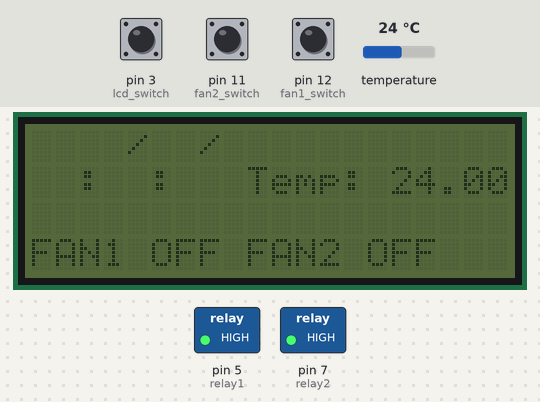
The sketch below on a simulated Arduino Nano, built with avr-gcc and run on an emulated ATmega328P. On the bench: 20×4 character LCD, switched loads named in the sketch (green lamp = pin HIGH). Wiring (inferred from the names in the program): DS1307 clock at I2C address 0x68. The inputs (shaded band) are chosen by the test bench; at power-on: pin 11 (fan2_switch) LOW, pin 12 (fan1_switch) LOW, temperature 24 °C, pin 3 (lcd_switch) LOW. The local clock reads 2024-03-15 10:24:30 at power-on unless the sketch sets it.

Above: at 1.2 s.
1.3 s: pin 11 (fan2_switch) pulled HIGH for 1.35 s
At 3.5 s:
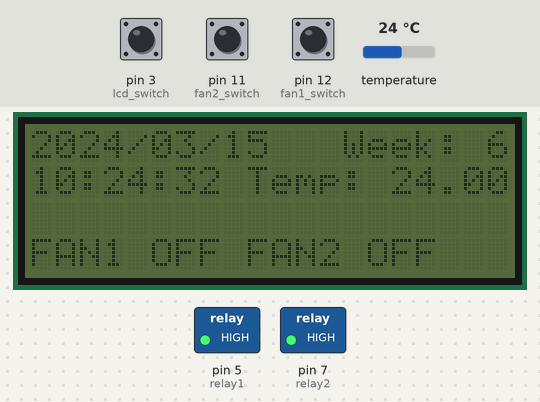
4.4 s: pin 12 (fan1_switch) pulled HIGH for 1.35 s
At 5.4 s:
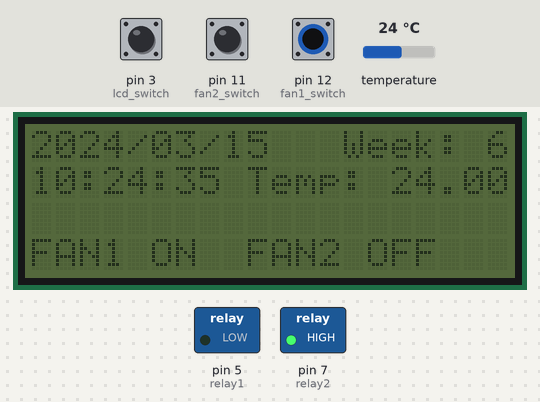
7.2 s: temperature set to 29.6 °C
At 9.0 s:
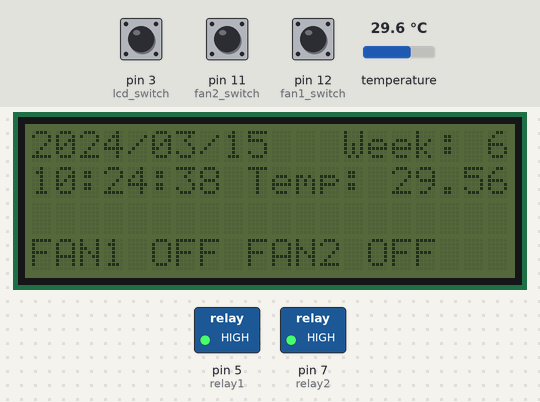
9.7 s: temperature set to 30.6 °C
At 11.1 s:
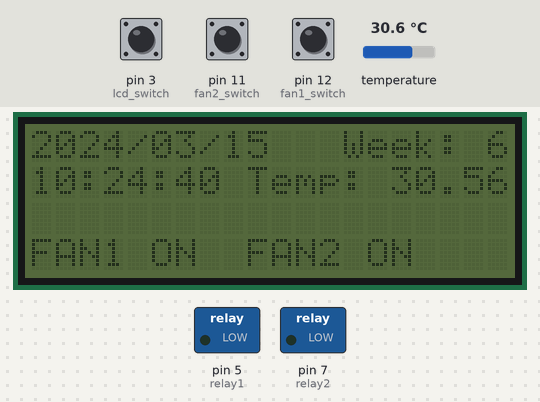
14.2 s: pin 3 (lcd_switch) pulled HIGH for 1.35 s
At 16.3 s:
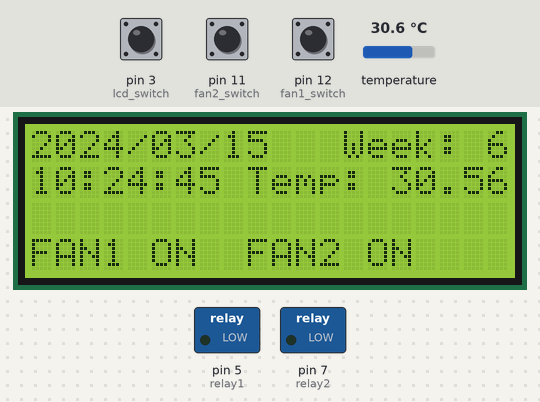
17.0 s: temperature set to 28 °C
At 19.9 s:
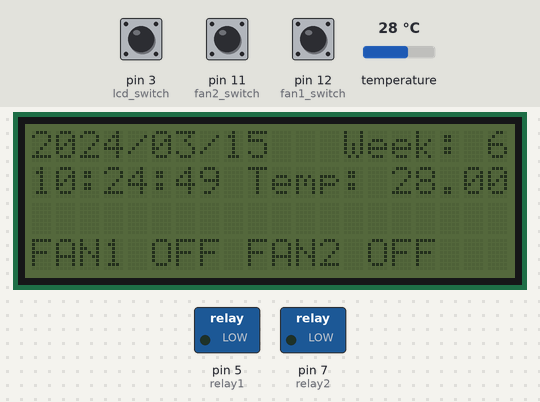
Timing chart, 0 to 21.4 s (numbered marks = the images above; inputs shaded):
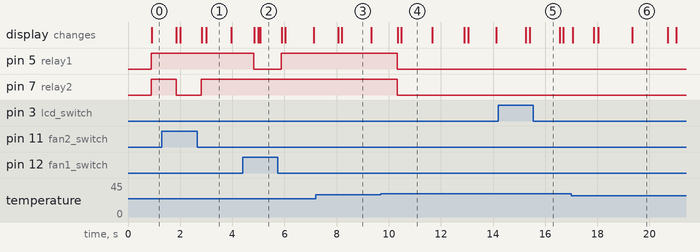

The sketch:

Temperature-and-cooling-fish-tank.ino
```cpp
/*
Ver.0.0.2
2018/05/25
add fish_temp > 28 c then fan open


Ver0.0.1
08:0-20:00 Open FAN
LCD display Time & Temperature & FAN1 FAN2 states.
Arduino Nano

SimpleTimer library for Arduino  //timer
https://github.com/jfturcot/SimpleTimer

Dallas_Temperature_Control_Library //DS1820
https://github.com/milesburton/Arduino-Temperature-Control-Library

LiquidCrystal_I2C Library  //2004 I2C LCD
https://github.com/marcoschwartz/LiquidCrystal_I2C

DS1307 Sample Code (Chinese)
http://lolikitty.pixnet.net/blog/post/145656536


*/
#include <OneWire.h>
#include <DallasTemperature.h>
#include <Wire.h>
#include <LiquidCrystal_I2C.h>
#include <SimpleTimer.h>

#define ONE_WIRE_BUS 14  //ds1820 pin

OneWire oneWire(ONE_WIRE_BUS);
DallasTemperature sensors(&oneWire);
LiquidCrystal_I2C lcd(0x27, 20, 4); //i2c address,20 character,4line

SimpleTimer timer;

const byte DS1307_I2C_ADDRESS = 0x68; // DS1307 (I2C) 地址address
const byte NubberOfFields = 7; // DS1307 (I2C) 資料範圍 Data range

int y; // 年year
byte m, d, w, h, mi, s; // 月 month/日 date/週week day/時 hour/分 minute/秒sec

const int lcd_switch=3;
const int fan1_switch=12;
const int fan2_switch=11;

const int relay1=5;
const int relay2=7;

int lcd_backlight;
int fan1;
int fan2;


float fish_tempL=30.0;
float fish_tempS=27.0;
float fish_temp1;

void setup(void)
{
  pinMode(relay1,OUTPUT);
  pinMode(relay2,OUTPUT);
  Wire.begin();
  lcd.init();
  lcd.backlight();
 // Serial.begin(9600);
  //Serial.println("Temperature Sensor");
  // 初始化 init
  sensors.begin();
  //setTime(18,5,27,7,20,25,30);

  lcd.setCursor(4, 0); //set lcd,character 4, line 0
  lcd.print("/"); //print / at character 4 line 0
  lcd.setCursor(7, 0);
  lcd.print("/");
  lcd.setCursor(2, 1);
  lcd.print(":");
  lcd.setCursor(5, 1);
  lcd.print(":");
}

void loop(void)
{
  timer.run();

  //Sensor conversion temperature.
  sensors.requestTemperatures();

  // 取得溫度讀數（攝氏）並輸出， Get  temperature(Celsius).
  // 參數0代表匯流排上第0個1-Wire裝置  0 is One-Wire bus first Sensor.
  //Serial.println(sensors.getTempCByIndex(0));
  timer.setInterval(1000, getTime); // 取得時間
  timer.setInterval(1000, digitalClockDisplay); // 顯示時間

  lcd.setCursor(9, 1);
  lcd.print("Temp: ");
  lcd.print(sensors.getTempCByIndex(0));  //display temperature.
  fish_temp1=sensors.getTempCByIndex(0);

  lcd.setCursor(0, 3);
  lcd.print("FAN1 OFF");
  lcd.setCursor(9, 3);
  lcd.print("FAN2 OFF");

  lcd_backlight=digitalRead(lcd_switch);
  if(lcd_backlight==HIGH)  //open or close LCD backlight.
    lcd.backlight();
  else
    lcd.noBacklight();

  fan1=digitalRead(fan1_switch);
  fan2=digitalRead(fan2_switch);

  if((h>=8)||(h<=22))  //8:00-20:00 open fan
  {
    if(fan1==HIGH)
    {
      digitalWrite(relay1,LOW); //relay is LOW working
      lcd.setCursor(0, 3);
      lcd.print("FAN1 ON ");
     // Serial.println("FAN1 0");
    }
    else
    {
        if(fish_temp1>fish_tempL)
        {
            digitalWrite(relay1,LOW); //relay is LOW working
            lcd.setCursor(0, 3);
            lcd.print("FAN1 ON ");
           // Serial.println("FAN1 0");

        }
        if(fish_temp1<fish_tempS)
        {
            digitalWrite(relay1,HIGH);
            lcd.setCursor(0, 3);
            lcd.print("FAN1 OFF");
            //Serial.println("FAN1 1");
        }
    }
  }
  else
  {
    digitalWrite(relay1,HIGH);
    lcd.setCursor(0, 3);
    lcd.print("FAN1 OFF");
   // Serial.println("FAN1 2");
  }
  if((h>=8)||(h<=20))
  {
    if(fan2==HIGH)
    {
      digitalWrite(relay2,LOW);
      lcd.setCursor(9, 3);
      lcd.print("FAN2 ON ");
    }
    else
    {
        if(fish_temp1>fish_tempL)
        {
            digitalWrite(relay2,LOW);
            lcd.setCursor(9, 3);
            lcd.print("FAN2 ON ");

        }
      if(fish_temp1<fish_tempS)
      {
            digitalWrite(relay2,HIGH);
            lcd.setCursor(9, 3);
            lcd.print("FAN2 OFF");
      }
    }
  }
  else
  {
    digitalWrite(relay2,HIGH );
    lcd.setCursor(9, 3);
    lcd.print("FAN2 OFF");
  }

  delay(120);
}


// BCD 轉 DEC
byte bcdTodec(byte val) {
  return ((val / 16 * 10) + (val % 16));
}

// DEC 轉 BCD
byte decToBcd(byte val) {
  return ((val / 10 * 16) + (val % 10));
}

// 設定時間
void setTime(byte y, byte m, byte d, byte w, byte h, byte mi, byte s) {
  Wire.beginTransmission(DS1307_I2C_ADDRESS);
  Wire.write(0);
  Wire.write(decToBcd(s));
  Wire.write(decToBcd(mi));
  Wire.write(decToBcd(h));
  Wire.write(decToBcd(w));
  Wire.write(decToBcd(d));
  Wire.write(decToBcd(m));
  Wire.write(decToBcd(y));
  Wire.endTransmission();
}

// 取得時間
void getTime() {
  Wire.beginTransmission(DS1307_I2C_ADDRESS);
  Wire.write(0);
  Wire.endTransmission();

  Wire.requestFrom(DS1307_I2C_ADDRESS, NubberOfFields);

  s = bcdTodec(Wire.read() & 0x7f);
  mi = bcdTodec(Wire.read());
  h = bcdTodec(Wire.read() & 0x7f);
  w = bcdTodec(Wire.read());
  d = bcdTodec(Wire.read());
  m = bcdTodec(Wire.read());
  y = bcdTodec(Wire.read()) + 2000;
}

// 顯示時間
void digitalClockDisplay() {
 /* Serial.print(y);
  Serial.print("/");
  Serial.print(m);
  Serial.print("/");
  Serial.print(d);
  Serial.print(" ( ");
  Serial.print(w);
  Serial.print(" ) ");
  Serial.print(h);
  Serial.print(":");
  Serial.print(mi);
  Serial.print(":");
  Serial.println(s);*/
  lcd.setCursor(0, 0);
  lcd.print(y);

  lcd.setCursor(5, 0);
  if (m < 10)
  {
    lcd.print("0");
  }
  lcd.print(m);

  lcd.setCursor(8, 0);
  if (d < 10)
  {
    lcd.print("0");
  }
  lcd.print(d);

  lcd.setCursor(13, 0);
  lcd.print("Week: ");
  lcd.print(w);

  lcd.setCursor(0, 1);
  if (h < 10)
  {
    lcd.print("0");
  }
  lcd.print(h);

  lcd.setCursor(3, 1);
  if (mi < 10)
  {
    lcd.print("0");
  }
  lcd.print(mi);

  lcd.setCursor(6, 1);
  if (s < 10)
  {
    lcd.print("0");
  }
  lcd.print(s);


}
```

Measured:
- the behaviour switches between 30 and 30.1 °C on temperature (found by bisection; images 3 and 4)
- after the input at 1.3 s, pin 7 (relay2): HIGH → LOW after 0.54 s, → HIGH 0.97 s later; the display: first changes after 0.55 s (image 1 shows a later state)
- after the input at 4.4 s, pin 5 (relay1): HIGH → LOW after 0.42 s, → HIGH 1.1 s later; the display: first changes after 0.44 s (image 2 shows a later state)
- after the input at 9.7 s, pin 5 (relay1): HIGH → LOW after 0.62 s; pin 7 (relay2): HIGH → LOW after 0.63 s; the display: first changes after 0.64 s (image 4 shows a later state)
- after the input at 14.2 s, the display: first changes after 1.1 s (image 5 shows a later state)
- after the input at 17.0 s, the display: first differs from a run without the input after 0.86 s (image 6 shows a later state)
- what the display in image 4 shows lasts 1.2 s, from 10.5 s to 11.7 s
